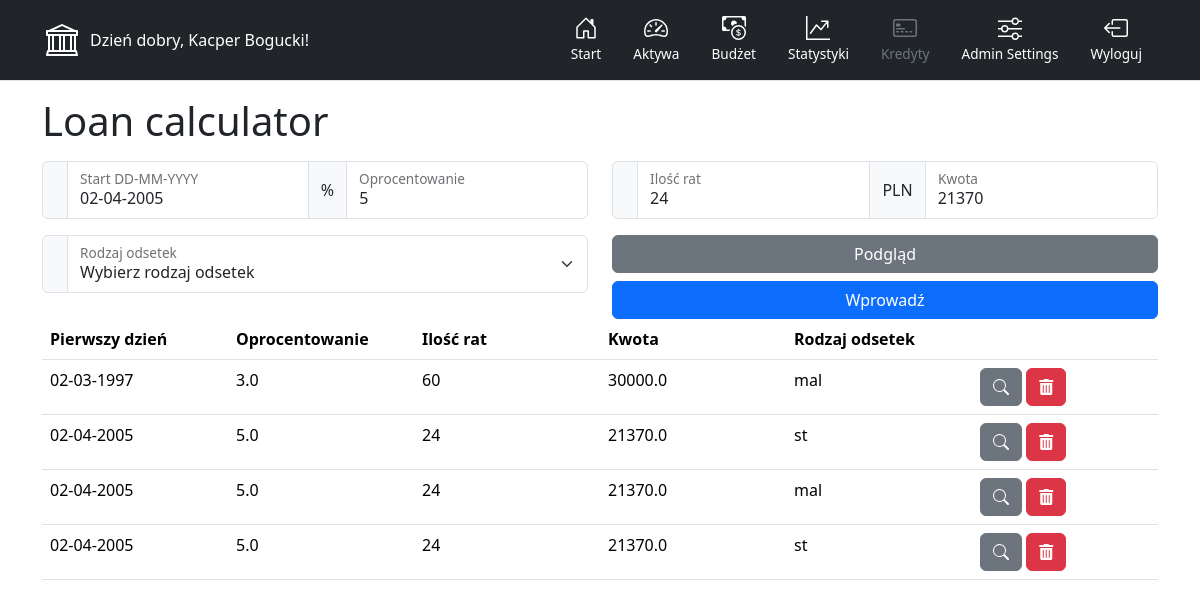
The page /loans (signed in) on the database its author committed.
### main.py (models this page shows)
class User(UserMixin, db.Model):
    __tablename__ = "users"
    id = db.Column(db.Integer, primary_key=True)
    email = db.Column(db.String(100), unique=True)
    password = db.Column(db.String(100))
    name = db.Column(db.String(1000))
    current_period = db.Column(db.Integer, default=4)

class Loans(db.Model):
    __tablename__ = 'loans'
    loan_id = db.Column(db.Integer, primary_key=True)
    user_id = db.Column(db.Integer)
    start_date = db.Column(db.String(12))
    interest = db.Column(db.Float)
    amount_of_installments = db.Column(db.Integer)
    loan_value = db.Column(db.Float)
    type = db.Column(db.String(5))

### main.py (the view, shortened to what this page needs)
@app.route('/loans', methods=['GET', 'POST'])
def loans():
    result = db.session.execute(
        db.select(Loans).where(Loans.user_id == current_user.id))
    data = result.fetchall()
    return render_template('loans.html', user=current_user, current_page='loans.html', data=data)

### main.py (called while the page is built)
@login_manager.user_loader
def load_user(user_id):
    return db.get_or_404(User, user_id)

### templates/loans.html (shortened to what this page needs)
{% include "header.html" %}
<div class="container">
  <h1>Loan calculator</h1>
  <div class="row">
    <div class="col-md-6">
      <div class="input-group mb-3">
        <span class="input-group-text"></span>
        <div class="form-floating">
          <input
            type="text"
            class="form-control"
            id="floatingInputGroup4"
            placeholder="Start DD-MM-YYYY"
            value="02-04-2005"
          />
          <label for="floatingInputGroup4">Start DD-MM-YYYY</label>
        </div>
        <span class="input-group-text">%</span>
        <div class="form-floating">
          <input
            type="text"
            class="form-control"
            id="floatingInputGroup3"
            placeholder="Oprocentowanie"
            value="5"
          />
          <label for="floatingInputGroup3">Oprocentowanie</label>
        </div>
      </div>
    </div>
    <div class="col-md-6">
      <div class="input-group mb-3">
        <span class="input-group-text"></span>
        <div class="form-floating">
          <input
            type="text"
            class="form-control"
            id="floatingInputGroup2"
            placeholder="Ilość rat"
            value="24"
          />
          <label for="floatingInputGroup2">Ilość rat</label>
        </div>
        <span class="input-group-text">PLN</span>
        <div class="form-floating">
          <input
            type="text"
            class="form-control"
            id="floatingInputGroup1"
            placeholder="Kwota"
            value="21370"
          />
          <label for="floatingInputGroup1">Kwota</label>
        </div>
      </div>
    </div>
  </div>
  <div class="row">
    <div class="col-md-6">
      <div class="input-group mb-3">
        <span class="input-group-text"></span>
        <div class="form-floating">
          <select class="form-select" id="floatingInputGroup5">
            <option selected disabled>Wybierz rodzaj odsetek</option>
          </select>
          <label for="floatingInputGroup5">Rodzaj odsetek</label>
        </div>
      </div>
    </div>
    <div class="col-md-6">
      <div class="d-grid gap-2">
        <button type="button" class="btn btn-secondary">Podgląd</button>
        <button type="button" id="insercik" class="btn btn-primary">
          Wprowadź
        </button>
      </div>
    </div>
  </div>
  <div id="table" class="table-editable">
    <table id="loansTable" class="table" style="table-layout: fixed">
      <thead>
        <tr>
          <th>Pierwszy dzień</th>
          <th>Oprocentowanie</th>
          <th>Ilość rat</th>
          <th>Kwota</th>
          <th>Rodzaj odsetek</th>
          <th></th>
        </tr>
      </thead>
      <tbody>
        {% for value in data %}
        <tr>
    <td id="1" contenteditable="false">{{value[0].start_date}}</td>
    <td id="2" contenteditable="false">{{value[0].interest}}</td>
    <td id="3" contenteditable="false">{{value[0].amount_of_installments}}</td>
    <td id="4" contenteditable="false">{{value[0].loan_value}}</td>
    <td id="5" contenteditable="false">{{value[0].type}}</td>
    <td>
        <button class="table-lookup btn btn-secondary" aria-label="Lookup" data-id="{{value[0].loan_id}}">
            <i class="fa-solid fa-magnifying-glass"><svg xmlns="http://www.w3.org/2000/svg" width="16" height="16" fill="currentColor" class="bi bi-search" viewBox="0 0 16 16">
          <path d="M11.742 10.344a6.5 6.5 0 1 0-1.397 1.398h-.001q.044.06.098.115l3.85 3.85a1 1 0 0 0 1.415-1.414l-3.85-3.85a1 1 0 0 0-.115-.1zM12 6.5a5.5 5.5 0 1 1-11 0 5.5 5.5 0 0 1 11 0"/>
        </svg></i>
        </button>
        <button class="table-remove btn btn-danger" aria-label="Remove Row" data-id="{{value[0].loan_id}}">
            <i class="fas fa-trash-alt" ></i>
        </button>
    </td>
</tr>
        {% endfor %}
      </tbody>
    </table>
  </div>
  {% include "footer.html" %}

### templates/header.html (shortened to what this page needs)
<!doctype html>
<html lang="en" data-bs-theme="auto">
  <head>
  <link href="https://cdnjs.cloudflare.com/ajax/libs/font-awesome/5.15.4/css/all.min.css" rel="stylesheet">
    <link href="../static/css/bootstrap.min.css" rel="stylesheet">
    <link href="../static/css/headers.css" rel="stylesheet" >
  </head>
  <body>
<main>
  <header>
    <div class="px-3 py-2 text-bg-dark border-bottom">
      <div class="container">
        <div class="d-flex flex-wrap align-items-center justify-content-center justify-content-lg-start">
          <a href="/" class="d-flex align-items-center my-2 my-lg-0 me-lg-auto text-white text-decoration-none">
            <svg class="bi me-2" width="40" height="32" role="img" aria-label="Bootstrap"><use xlink:href="#bank"/></svg>
            {% if user.is_authenticated: %}
            Dzień dobry, {{user.name}}!
            {% else %}
            Niezalogowany, zaloguj się!
            {% endif %}
          </a>
          <ul class="nav col-12 col-lg-auto my-2 justify-content-center my-md-0 text-small">
            <li>
              {% if current_page == 'index.html' %}
              <a href="{{ url_for('main')}}" class="nav-link text-secondary">
                {% else %}
                <a href="{{ url_for('main')}}" class="nav-link text-white">
                {% endif %}
                <svg class="bi d-block mx-auto mb-1" width="24" height="24"><use xlink:href="#home"/></svg>
                Start
              </a>
            </li>
            {% if user.is_authenticated: %}
            <li>
              {% if current_page == 'cashflow.html' %}
                <a href="{{ url_for('cashflow')}}" class="nav-link text-secondary">
                {% else %}
                <a href="{{ url_for('cashflow')}}" class="nav-link text-white">
                  {% endif %}
                <svg class="bi d-block mx-auto mb-1" width="24" height="24"><use xlink:href="#speedometer2"/></svg>
                Aktywa
              </a>
            </li>
            <li>
              {% if current_page == 'budget.html' %}
              <a href="{{ url_for('budget')}}" class="nav-link text-secondary">
                {% else %}
                <a href="{{ url_for('budget')}}" class="nav-link text-white">
                  {% endif %}
                <svg class="bi d-block mx-auto mb-1" width="24" height="24"><use xlink:href="#cash-coin"/></svg>
                Budżet
              </a>
            </li>
            <li>
              {% if current_page == 'stats.html' %}
              <a href="{{ url_for('stats')}}" class="nav-link text-secondary">
                {% else %}
                <a href="{{ url_for('stats')}}" class="nav-link text-white">
                  {% endif %}
                <svg class="bi d-block mx-auto mb-1" width="24" height="24"><use xlink:href="#graph"/></svg>
                Statystyki
              </a>
            </li>
            <li>
              {% if current_page == 'loans.html' %}
              <a href="{{ url_for('loans')}}" class="nav-link text-secondary">
                {% else %}
                <a href="{{ url_for('loans')}}" class="nav-link text-white">
                  {% endif %}
                <svg class="bi d-block mx-auto mb-1" width="24" height="24"><use xlink:href="#credit"/></svg>
                Kredyty
              </a>
            </li>
            {% endif %}
            {% if user.id==1: %}
            <li>
              <a href="{{ url_for('admin_settings')}}" class="nav-link text-white">
                <svg class="bi d-block mx-auto mb-1" width="24" height="24"><use xlink:href="#sliders"/></svg>
                Admin Settings
              </a>
            </li>
            {% endif %}
            {% if user.is_authenticated: %}
            <li>
              <a href="{{ url_for('logout')}}" class="nav-link text-white">
                <svg class="bi d-block mx-auto mb-1" width="24" height="24"><use xlink:href="#box-arrow-left"/></svg>
                Wyloguj
              </a>
            </li>
            {% endif %}
          </ul>
        </div>
      </div>
    </div>
  </header>
</main>

### static/css/headers.css (style rules this page uses)
.text-small { font-size: 85%; }
.bi { vertical-align: -.125em; fill: currentColor; }

### rows shown on the page
User: name "Kacper Bogucki"
Loans: start_date "02-03-1997", interest "3.0", amount_of_installments "60", loan_value "30000.0", type "mal"
Loans: start_date "02-04-2005", interest "5.0", amount_of_installments "24", loan_value "21370.0", type "st"
Loans: start_date "02-04-2005", interest "5.0", amount_of_installments "24", loan_value "21370.0", type "mal"
Loans: start_date "02-04-2005", interest "5.0", amount_of_installments "24", loan_value "21370.0", type "st"
